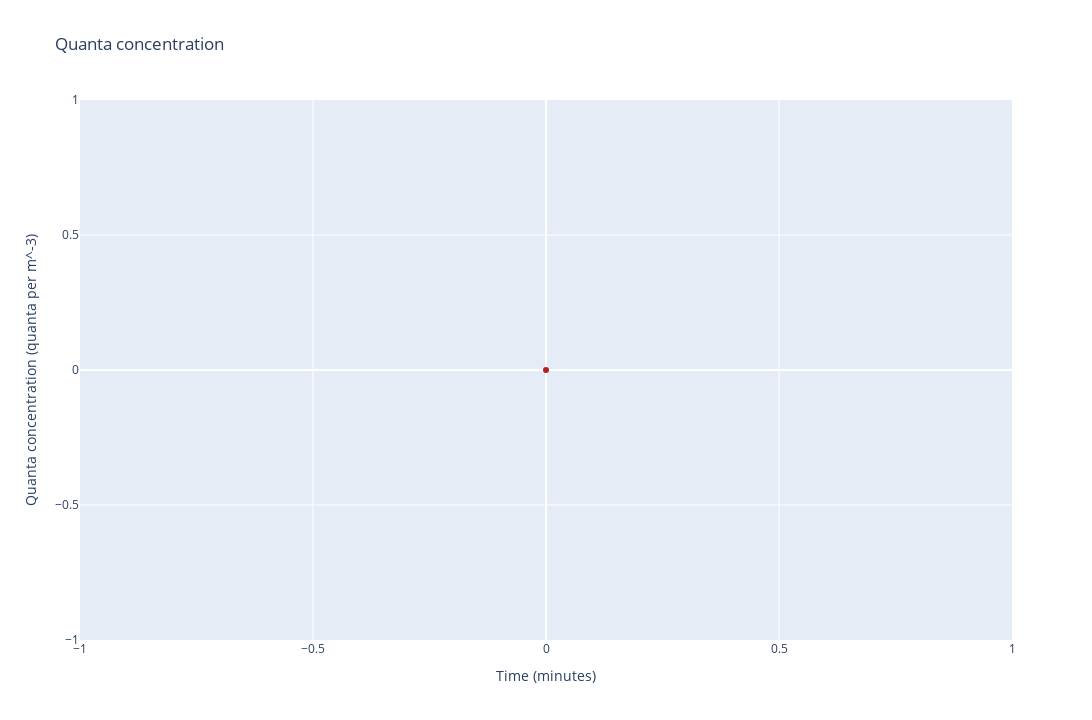

The cell this chart's notebook holds for it:
### Code cell
time_axis = result['time'].tolist()
results = result['quanta_concentration'].tolist()

fig = go.Figure()
fig.add_trace(go.Scatter(x=time_axis, y=results , name='quanta concentration', line=dict(color='firebrick', width=1)))
fig.update_layout(title='Quanta concentration',
                   xaxis_title='Time (minutes)',
                   yaxis_title='Quanta concentration (quanta per m^-3)',
                   width=1280,
                   height=720)
fig.show()

### Figure 1 — Plotly figure (JSON) as saved in the notebook; plotly's stock layout.template omitted (floating-point values rounded to 4 significant figures)
{"data": [{"line": {"color": "firebrick", "width": 1}, "name": "quanta concentration", "type": "scatter", "x": [0], "y": [0]}], "layout": {"height": 720, "title": {"text": "Quanta concentration"}, "width": 1280, "xaxis": {"title": {"text": "Time (minutes)"}}, "yaxis": {"title": {"text": "Quanta concentration (quanta per m^-3)"}}}}
